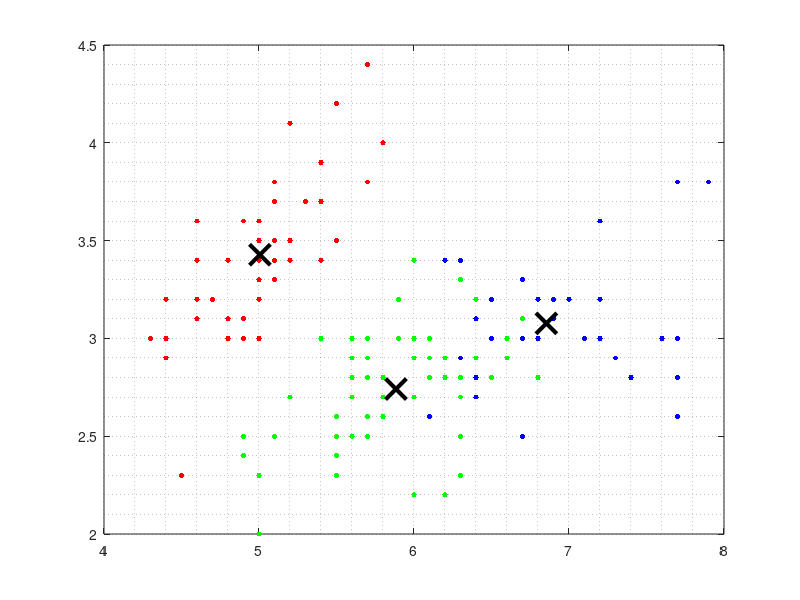

MATLAB code for this plot: (Note: this script raises an error after producing the figure.)

clear all
close all

load fisheriris 


X = meas;
Y = species ;

[idx,C] = kmeans(X,3)

figure;
plot(X(idx==1,1),X(idx==1,2),'r.','MarkerSize',12)
hold on
plot(X(idx==2,1),X(idx==2,2),'b.','MarkerSize',12)
hold on
plot(X(idx==3,1),X(idx==3,2),'g.','MarkerSize',12)
hold on


plot(C(:,1),C(:,2),'kx',...
     'MarkerSize',15,'LineWidth',3) 
grid minor
legend('Cluster 1','Cluster 2','Cluster 3','Cluster Center',...
       'Location','NW')
title ('Cluster Centers');




